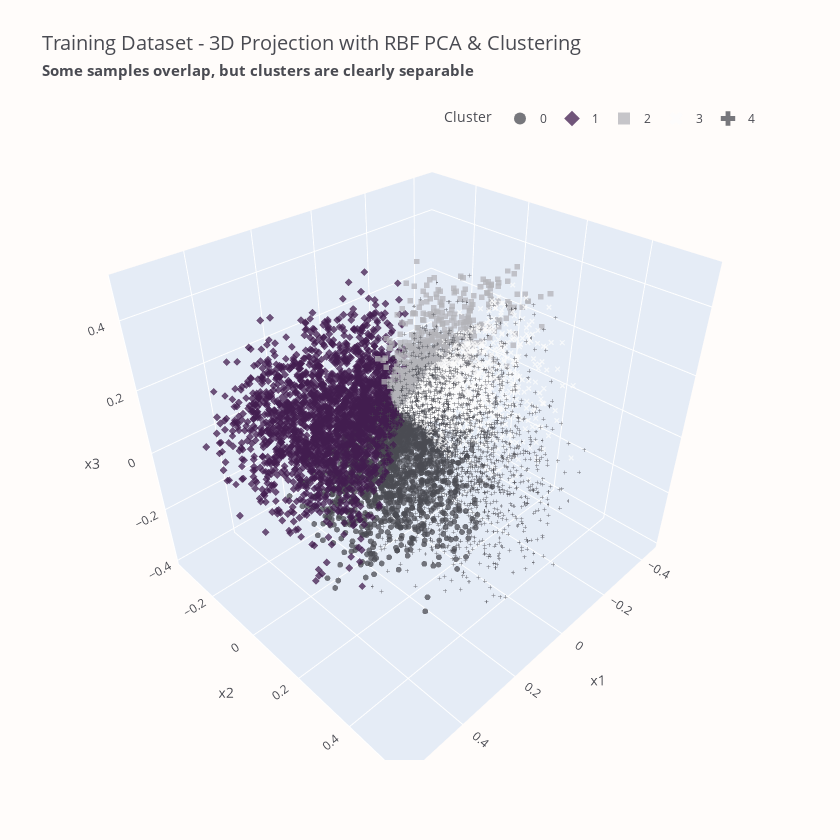

The notebook cell saved with this chart:
### Code cell
fig = px.scatter_3d(
    pca2d_with_similarities,
    x="x1",
    y="x2",
    z='x3',
    color="Cluster",
    color_discrete_sequence=COLOR_SCHEME,
    symbol="Cluster",
    category_orders={"Cluster": ("0", "1", "2", "3", "4")},
    opacity=0.75,
    height=840,
    width=840,
    title="Training Dataset - 3D Projection with RBF PCA & Clustering<br>"
    "<span style='font-size: 75%; font-weight: bold;'>"
    "Some samples overlap, but clusters are clearly separable</span>",
)
fig.update_traces(marker_size=2)
fig.update_layout(legend=dict(y=0.95, x=1, itemsizing="constant", title="Cluster"))
fig.show()

### Figure 1 — Plotly figure (JSON) as saved in the notebook; plotly's stock layout.template omitted (floating-point values rounded to 4 significant figures; data arrays with more than 128 entries replaced by an {"elided": "..."} marker saying what was removed)
{"data": [{"hovertemplate": "Cluster=0<br>x1=%{x}<br>x2=%{y}<br>x3=%{z}<extra></extra>", "legendgroup": "0", "marker": {"color": "#4A4B52", "opacity": 0.75, "size": 2, "symbol": "circle"}, "mode": "markers", "name": "0", "scene": "scene", "showlegend": true, "type": "scatter3d", "x": {"elided": "1311 float values"}, "y": {"elided": "1311 float values"}, "z": {"elided": "1311 float values"}}, {"hovertemplate": "Cluster=1<br>x1=%{x}<br>x2=%{y}<br>x3=%{z}<extra></extra>", "legendgroup": "1", "marker": {"color": "#421D4F", "opacity": 0.75, "size": 2, "symbol": "diamond"}, "mode": "markers", "name": "1", "scene": "scene", "showlegend": true, "type": "scatter3d", "x": {"elided": "2112 float values"}, "y": {"elided": "2112 float values"}, "z": {"elided": "2112 float values"}}, {"hovertemplate": "Cluster=2<br>x1=%{x}<br>x2=%{y}<br>x3=%{z}<extra></extra>", "legendgroup": "2", "marker": {"color": "#B3B3B8", "opacity": 0.75, "size": 2, "symbol": "square"}, "mode": "markers", "name": "2", "scene": "scene", "showlegend": true, "type": "scatter3d", "x": {"elided": "1114 float values"}, "y": {"elided": "1114 float values"}, "z": {"elided": "1114 float values"}}, {"hovertemplate": "Cluster=3<br>x1=%{x}<br>x2=%{y}<br>x3=%{z}<extra></extra>", "legendgroup": "3", "marker": {"color": "#FCFCFC", "opacity": 0.75, "size": 2, "symbol": "x"}, "mode": "markers", "name": "3", "scene": "scene", "showlegend": true, "type": "scatter3d", "x": {"elided": "1257 float values"}, "y": {"elided": "1257 float values"}, "z": {"elided": "1257 float values"}}, {"hovertemplate": "Cluster=4<br>x1=%{x}<br>x2=%{y}<br>x3=%{z}<extra></extra>", "legendgroup": "4", "marker": {"color": "#4A4B52", "opacity": 0.75, "size": 2, "symbol": "cross"}, "mode": "markers", "name": "4", "scene": "scene", "showlegend": true, "type": "scatter3d", "x": {"elided": "2111 float values"}, "y": {"elided": "2111 float values"}, "z": {"elided": "2111 float values"}}], "layout": {"height": 840, "legend": {"itemsizing": "constant", "title": {"text": "Cluster"}, "tracegroupgap": 0, "x": 1, "y": 0.95}, "scene": {"domain": {"x": [0, 1], "y": [0, 1]}, "xaxis": {"title": {"text": "x1"}}, "yaxis": {"title": {"text": "x2"}}, "zaxis": {"title": {"text": "x3"}}}, "title": {"text": "Training Dataset - 3D Projection with RBF PCA & Clustering<br><span style='font-size: 75%; font-weight: bold;'>Some samples overlap, but clusters are clearly separable</span>"}, "width": 840}}
